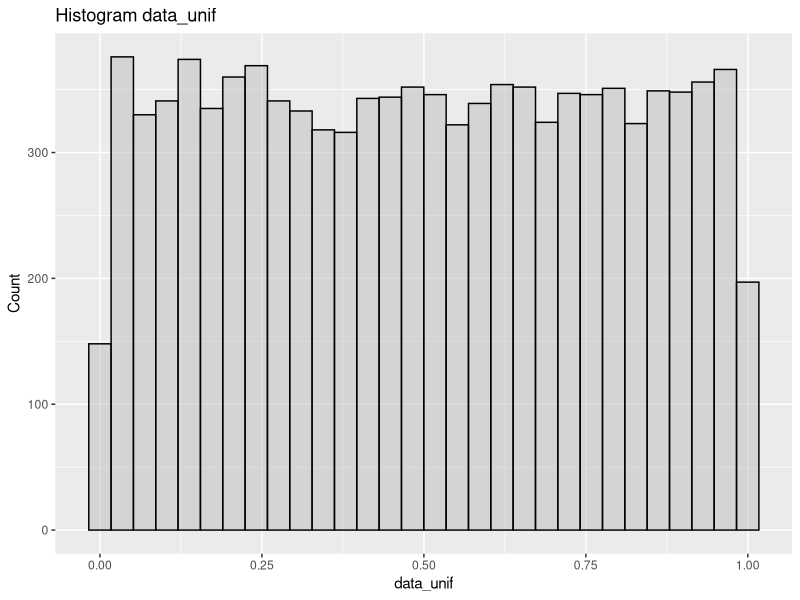
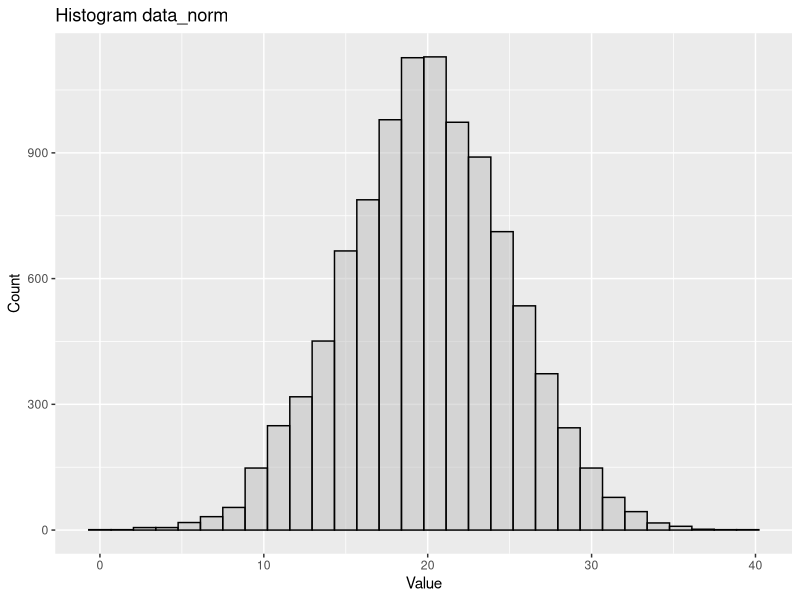
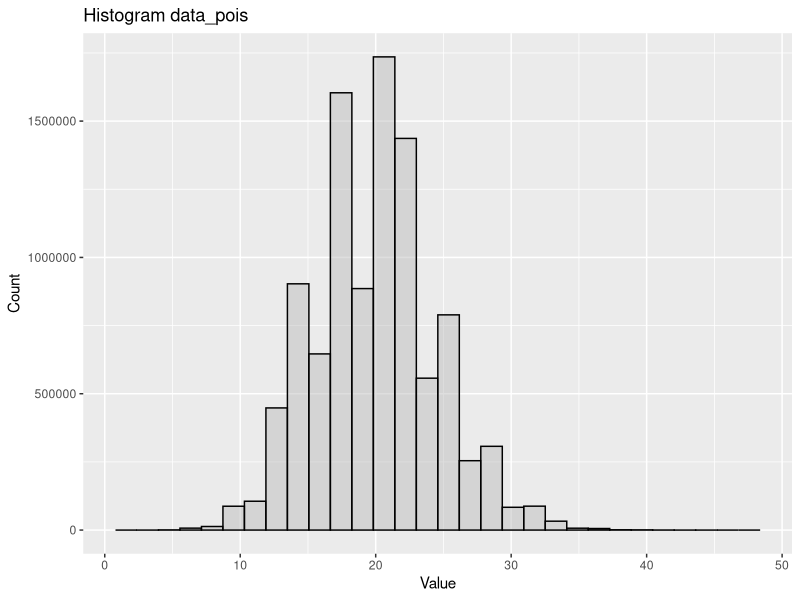

Write the R code that produced these figures, in order. (Note: this script raises an error after producing the figures.)
# *** Serrapilheira/ICTP-SAIFR training program ***
# Module 1: Quantitative Methods
# Topic: Fluctuations and the Nature of Mutations
#************************************************
#Ruth Corona Moreno
# ---------------------------------------------------------------

#Packages
library(ggplot2)
library(stats)


# -----------------------Warm up ----------------------------------------
#Randomly sample a number between 0 and 1:
runif(1)

#Generating multiple random numbers:
randvec = runif(100)

#Generate a random matrix of size mxn array:
randarray = matrix(runif(100),nrow=10,ncol=10)

# ---------------------------------------------------------------
#Chalenge 1: Properties of Random Distributions
#**********************************************
#What is the mean value of a single instance of invoking runif? Similarly, what is the variance? 
#[ANSWER:] runif correspond to a uniform distribution between 0 and 1. So, the mean=1/2, var=1/12

#Once you have identified the mean and variance, plot the distribution of numbers generated by runif by sampling a large
#number of points (10^4) and then using the ggplot2 geom_histogram function to generate a histogram. 
#What shape is the distribution? How does it change as you change the number of bins for the histogram?
#[ANSWER:] 
data_unif = runif(10^4)

ggplot() +
  aes(x=data_unif) +
  geom_histogram(col="black", 
                 fill="gray", 
                 alpha = .5) + 
  labs(title="Histogram data_unif", y="Count")


# ---------------------------------------------------------------
#Standard normal distribution with a mean of 20 and standard deviation of 5
data_norm=rnorm(10^4, mean=20, sd=5)

ggplot() +
  aes(x=data_norm) +
  geom_histogram(col="black", 
                 fill="gray", 
                 alpha = .5) + 
  labs(title="Histogram data_norm", x="Value", y="Count")


#Poisson distribution with rate parameter λ = 20
data_pois=rpois(10^7, 20)

ggplot() +
  aes(x=data_pois) +
  geom_histogram(col="black", 
                 fill="gray", 
                 alpha = .5) + 
  labs(title="Histogram data_pois", x="Value", y="Count")


# ---------------------------------------------------------------
#Chalenge 2: Random number generation
#**********************************************
#The following problems focus on modifying the mean and ranges of random numbers by modulating the output
#of built-in random number functions.
#* Generate 1000 random numbers equally spaced between 0 to 5.
#* Generate 1000 random numbers equally spaced between 2 to 7.
#* Generate 1000 random numbers equally spaced between -5 to 5.
#In each of these cases, use the command rand(1,1000) and then simple arithmetic (i.e., addition, subtraction,
#and multiplication) to transform the random numbers to specified ranges. You can do it!
#[Answer:]
#?????




# ---------------------------------------------------------------
#Chalenge 3: Comparing exponential random sampling
#**********************************************
#Compare the distribution of 10^3 exponentially distributed random numbers using the cdf-based method to the
#distribution using the following built-in R command:

my_lambda = 1/10
n=10**3

#Random numbers following exponential distribution generated by a function of R
Rexprnd = rexp(n,my_lambda)

#Random numbers following exponential distribution generated by a our function
rand2exp = function(probsamp,my_lambda){
  # function exprand = rand2exp(probsamp,lambda)
  # lambda is the rate of the Markov process
  # probsamp are uniformly randomly sampled numbers
  return(-1/my_lambda*log(1-probsamp))
}

probsamp = runif(n)
expprobsamp = rand2exp(probsamp,my_lambda)

#Comparison plots
CDF_Rexprnd=ecdf(Rexprnd)
CDF_expprobsamp=ecdf(expprobsamp)

test2 <- rbind(multistakeuserutil,reguserUtil)

plot(hist_Rexprnd$density, type='b')  # first histogram
plot(hist_expprobsamp, col=rgb(1,0,0,1/4), xlim=c(0,10), add=T)  # second

plot(CDF_Rexprnd, xlab = "Value, x",
     ylab = "CDF, P(x)", main="") #, main="Nos"
lines(CDF_expprobsamp, type='b', col='red')
legend("right", legend=c("Custom method", "Built-in method"),
       col=c("red", "black"), lty = 1:2, cex=0.8)

